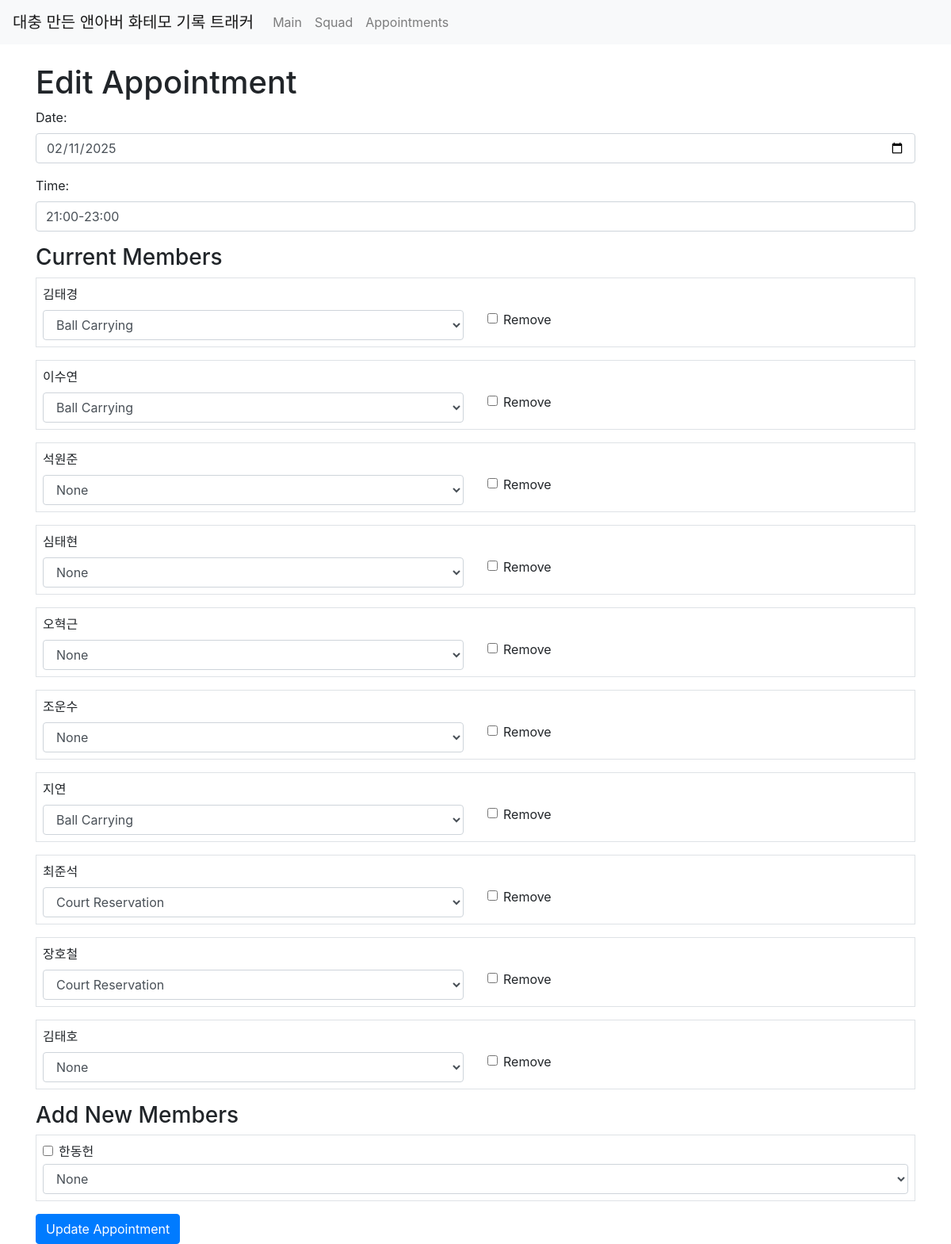
Screenshot of /appointment/edit/2 with the database file from the repository.
### tables this page shows
CREATE TABLE appointments (
            id INTEGER PRIMARY KEY AUTOINCREMENT,
            appointment_date TEXT,
            appointment_time TEXT
        );

CREATE TABLE appointment_members (
            id INTEGER PRIMARY KEY AUTOINCREMENT,
            appointment_id INTEGER,
            squad_id INTEGER,
            role TEXT DEFAULT 'none',
            FOREIGN KEY (appointment_id) REFERENCES appointments(id),
            FOREIGN KEY (squad_id) REFERENCES squad(id)
        );

CREATE TABLE squad (
            id INTEGER PRIMARY KEY AUTOINCREMENT,
            name TEXT NOT NULL UNIQUE,
            ball_count INTEGER DEFAULT 0,
            court_count INTEGER DEFAULT 0
        );

### app.py (the view, shortened to what this page needs)
@app.route('/appointment/edit/<int:appointment_id>', methods=['GET', 'POST'])
def appointment_edit(appointment_id):
    conn = get_db_connection()
    cursor = conn.cursor()
    appointment = cursor.execute(
        "SELECT * FROM appointments WHERE id = ?",
        (appointment_id,)
    ).fetchone()
    if not appointment:
        flash("Appointment not found.", "danger")
        conn.close()
        return redirect(url_for('appointments'))
    current_members = cursor.execute("""
        SELECT am.id AS am_id, am.squad_id, s.name, am.role
        FROM appointment_members am
        JOIN squad s ON am.squad_id = s.id
        WHERE am.appointment_id = ?
    """, (appointment_id,)).fetchall()
    if current_members:
        current_ids = [str(m['squad_id']) for m in current_members]
        query = "SELECT * FROM squad WHERE id NOT IN ({})".format(",".join(current_ids))
    else:
        query = "SELECT * FROM squad"
    new_candidates = cursor.execute(query).fetchall()
    conn.close()
    return render_template("appointment_edit.html",
                           appointment=appointment,
                           current_members=current_members,
                           new_candidates=new_candidates)

### app.py (called while the page is built)
def get_db_connection():
    conn = sqlite3.connect(DATABASE, timeout=10)  # Wait up to 10 seconds for the lock to clear.
    conn.row_factory = sqlite3.Row
    conn.execute("PRAGMA journal_mode=WAL;")      # Use WAL mode to improve concurrent access.
    return conn

### templates/appointment_edit.html (shortened to what this page needs)
<!doctype html>
<html lang="en">
<head>
  <link rel="stylesheet" href="https://stackpath.bootstrapcdn.com/bootstrap/4.5.2/css/bootstrap.min.css">
</head>
<body>
  {% include 'navbar.html' %}
  <div class="container mt-4">
    <h1>Edit Appointment</h1>
    <form method="POST">
      <div class="form-group">
        <label for="appointment_date">Date:</label>
        <input type="date" name="appointment_date" id="appointment_date" class="form-control" value="{{ appointment.appointment_date }}" required>
      </div>
      <div class="form-group">
        <label for="appointment_time">Time:</label>
        <input type="text" name="appointment_time" id="appointment_time" class="form-control" value="{{ appointment.appointment_time or '21:00-23:00' }}" required>
      </div>
      <h3>Current Members</h3>
      {% for m in current_members %}
      <div class="form-group border p-2">
        <label>{{ m.name }}</label>
        <div class="row">
          <div class="col-md-6">
            <select class="form-control" name="role_{{ m.squad_id }}">
              <option value="none" {% if m.role == 'none' %}selected{% endif %}>None</option>
              <option value="ball" {% if m.role == 'ball' %}selected{% endif %}>Ball Carrying</option>
              <option value="court" {% if m.role == 'court' %}selected{% endif %}>Court Reservation</option>
            </select>
          </div>
          <div class="col-md-6">
            <div class="form-check">
              <input type="checkbox" class="form-check-input" name="remove_{{ m.squad_id }}" id="remove_{{ m.squad_id }}">
              <label class="form-check-label" for="remove_{{ m.squad_id }}">Remove</label>
            </div>
          </div>
        </div>
      </div>
      {% endfor %}
      <h3>Add New Members</h3>
      {% for candidate in new_candidates %}
      <div class="form-group border p-2">
        <div class="form-check">
          <input type="checkbox" class="form-check-input" name="add_{{ candidate.id }}" id="add_{{ candidate.id }}">
          <label class="form-check-label" for="add_{{ candidate.id }}">{{ candidate.name }}</label>
        </div>
        <select class="form-control mt-1" name="role_new_{{ candidate.id }}">
          <option value="none" selected>None</option>
        </select>
      </div>
      {% endfor %}
      <button type="submit" class="btn btn-primary">Update Appointment</button>
    </form>
  </div>
</body>
</html>

### rows the page displays
appointments: appointment_date "02/11/2025", appointment_time "21:00-23:00"
appointment_members: name "김태경", role+squad "Ball Carrying"
appointment_members: name "이수연", role+squad "Ball Carrying"
appointment_members: name "석원준", role+squad "None"
appointment_members: name "심태현", role+squad "None"
appointment_members: name "오혁근", role+squad "None"
appointment_members: name "조운수", role+squad "None"
appointment_members: name "지연", role+squad "Ball Carrying"
appointment_members: name "최준석", role+squad "Court Reservation"
appointment_members: name "장호철", role+squad "Court Reservation"
appointment_members: name "김태호", role+squad "None"
squad: name "한동헌", id "None"
